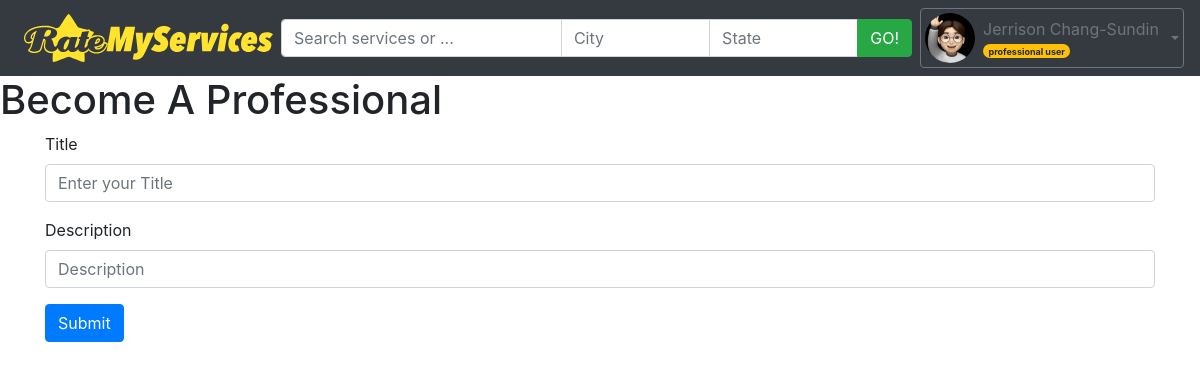
Screenshot of /RateMyServices/becomeProUser/3/ (signed in) with the database file from the repository.
### accounts/models.py (models this page shows, shortened)
class User(AbstractBaseUser):
    email   = models.EmailField(max_length=255,unique=True)
    active  = models.BooleanField(default=True)
    staff   = models.BooleanField(default=False) # a admin user; non super-user
    admin   = models.BooleanField(default=False) # a superuser
    first_name  = models.CharField(max_length=30,null=True,blank=False)
    last_name   = models.CharField(max_length=30,null=True,blank=False)
    professional = models.BooleanField(default=False)
    state       = models.CharField(max_length=30,null=True,blank=False)
    city        = models.CharField(max_length=30,null=True,blank=False)
    zips        = models.CharField(max_length=5,null=True,blank=False)
    street      = models.CharField(max_length=100,null=True,blank=False)
    phone       = models.CharField(max_length=12,null=True,blank=False)
    profile_image = models.ImageField(upload_to='profile_pics/', blank=True)
    USERNAME_FIELD = 'email'
    REQUIRED_FIELDS = ['first_name','last_name'] # Email & Password are required by default.
    objects = UserManager()
    def get_full_name(self):
        full_name = self.first_name + " " + self.last_name
        return full_name
    @property
    def is_professional(self):
        return self.professional
    @property
    def is_active(self):
        return self.active

### RateMyServices/views.py (the view)
# urls.py: path('becomeProUser/<int:generaluser_id>/', views.becomeProUser, name='becomeProUser'),
def becomeProUser(request, generaluser_id):
	gUser = get_object_or_404(User, id=generaluser_id)
	return render(request, 'RateMyServices/becomeProUser.html', {'gUser': gUser})

### RateMyServices/templates/RateMyServices/becomeProUser.html (shortened to what this page needs)
{% extends "RateMyServices/base.html" %}
{% block content %}
<h1>Become A Professional</h1>
<div class="container">
    <form action="{% url 'RateMyServices:addProUser' request.user.id %}" method="post">
        <div class="form-group">
            <label for="title">Title</label>
            <input type="text" class="form-control" name="title" placeholder="Enter your Title">
        </div>
        <div class="form-group">
            <label for="description">Description</label>
            <input type="text" class="form-control" name="description" placeholder="Description">
        </div>
        <button type="submit" class="btn btn-primary">Submit</button>
    </form>
</div>
{% endblock %}

### RateMyServices/templates/RateMyServices/users_login_block.html (shortened to what this page needs)
{% load static %}
{% if request.user.first_name == None %}
        <div class="btn-group d-flex d-inline">
            <form class="mr-1" action="{% url 'RateMyServices:login' %}" method="post">
                {% csrf_token %}
                <button class="btn btn-success btn-sm" type="submit">Log in</button>
            </form>
            <form class="" action="{% url 'RateMyServices:signup_view' %}" method="post">
                {% csrf_token %}
                <button class="btn btn-outline-success btn-sm" type="submit">Sign up</button>
            </form>
        </div>
{% else %}
    <div class="btn-group">
        <button type="button" class="btn btn-outline-secondary p-1 dropdown-toggle d-flex align-items-center" data-toggle="dropdown" aria-haspopup="true" aria-expanded="false">
            {% if request.user.profile_image %}
            <div class="rounded-circle mr-2" style="background: url({{request.user.profile_image.url}}) no-repeat; height: 50px; width: 50px; background-size: cover; background-position: center;"></div>
			{% else %}
			<div>
				<i class="fa fa-user-circle fa-3x mr-2"></i>
			</div>
			{% endif %}
            <div class="d-flex flex-column mr-2">
                <div class="mb-1 p-0 text-nowrap overflow-hidden">{{request.user.get_full_name}}</div>
                {% if request.user.is_professional %}
                    <div class="badge badge-pill badge-warning mr-auto" style="font-size: 9px;">professional user</div>
                {% else %}
                    <div class="badge badge-pill badge-success mr-auto" style="font-size: 9px;">general user</div>
                {% endif %}
            </div>
        </button>
    </div>
{% endif %}

### rows the page displays
User: user.profile_image (picture), user.get_full_name "Jerrison Chang-Sundin"
